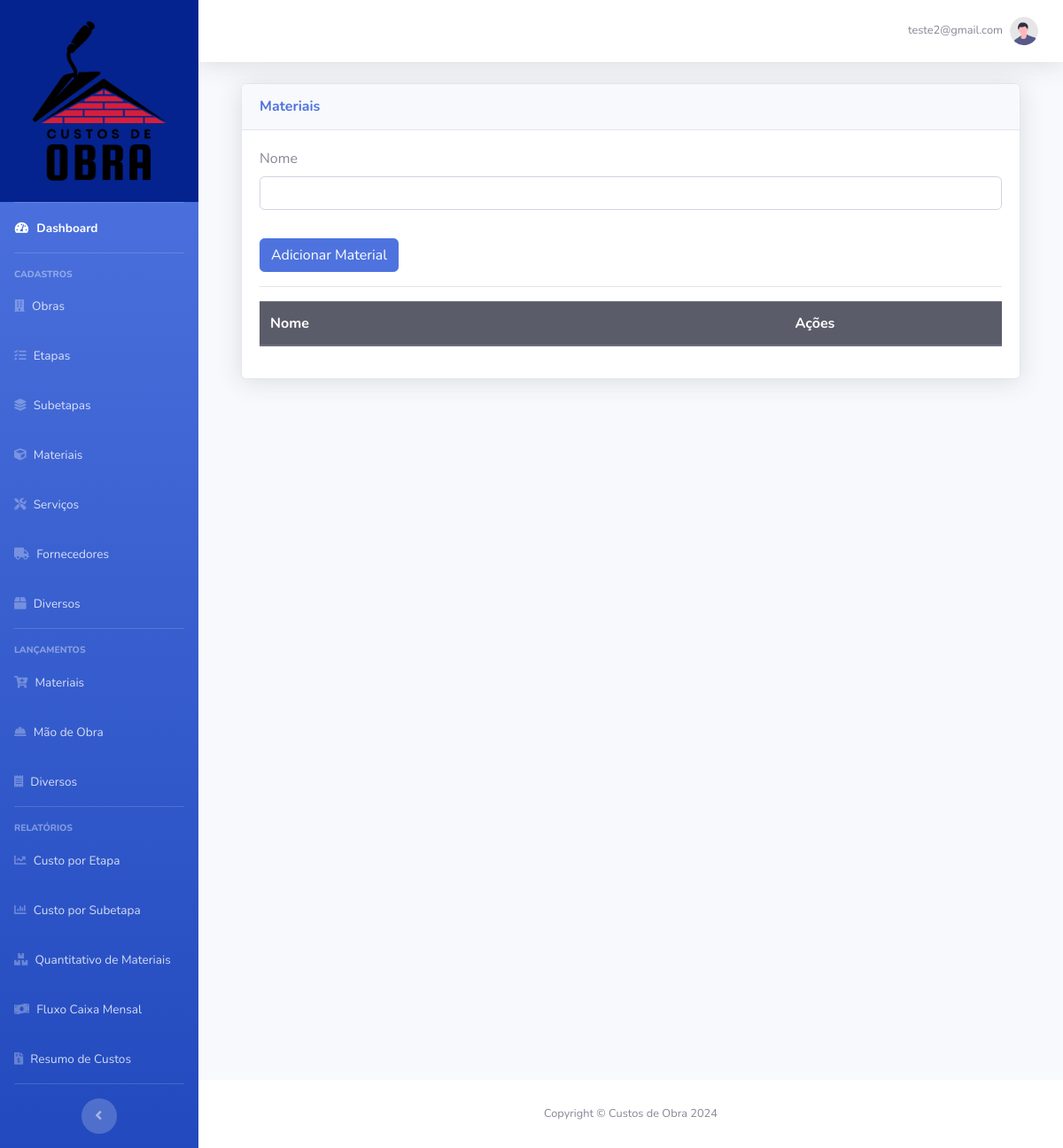
Before: /cadastro/materiais (signed in) with the older database file.
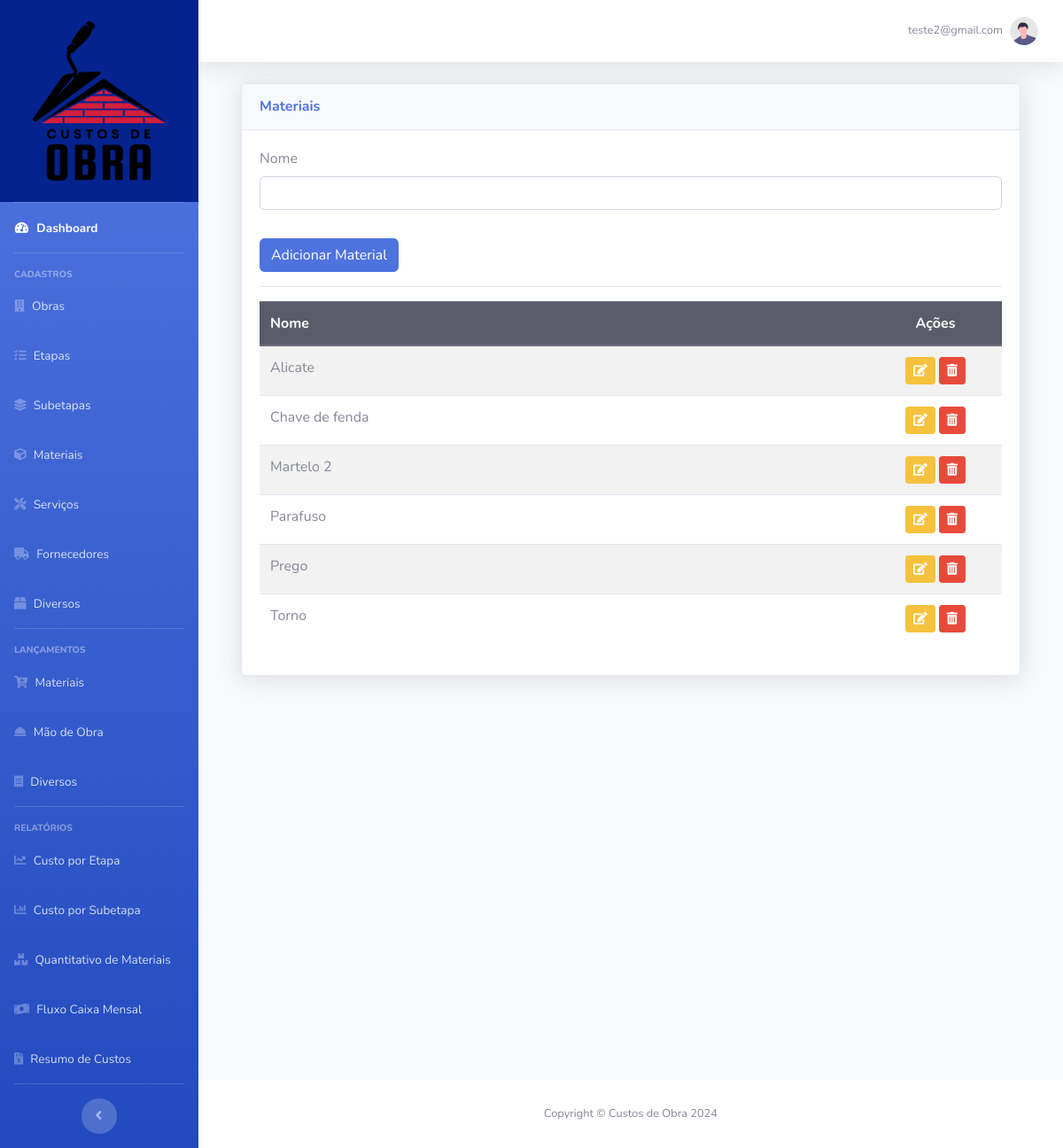
After: the same page with the newer database file.
### base_dir/models.py (models this page shows)
class Materiais(db.Model):
    id = db.Column(db.Integer, primary_key=True)
    nome = db.Column(db.String(60), nullable=False)
    usuario_id = db.Column(db.Integer, db.ForeignKey("usuario.id"), nullable=False)

### base_dir/routes.py (the view, shortened to what this page needs)
@app.route("/cadastro/materiais", methods=["GET", "POST"])
@login_required
def materiais():
    form_materiais = FormMateriais()
    usuario = current_user
    materiais_ordenados = sorted(usuario.materiais, key=lambda item: item.nome.lower())
    material_id = request.form.get("material_id")
    action = request.form.get("action")
    return render_template(
        "materiais.html",
        form_materiais=form_materiais,
        usuario=usuario,
        materiais=materiais_ordenados,
    )

### base_dir/forms.py
class FormMateriais(FlaskForm):
    nome = StringField("Nome", validators=[DataRequired()])
    botao = SubmitField("Adicionar Material")

### base_dir/models.py (called while the page is built)
@login_manager.user_loader
def load_usuario(id_usuario):
    return Usuario.query.get(id_usuario)

### base_dir/templates/materiais.html (shortened to what this page needs)
{% extends 'base.html' %}
{% block body %}
<div class="container-fluid">
   <div class="row">
      <div class="col-lg-12">
         <div class="card shadow mb-4">
            <div class="card-header py-3">
               <h6 class="m-0 font-weight-bold text-primary">Materiais</h6>
            </div>
            <div class="card-body">
               <form method="POST" action="" id="MateriaisForm" class="w-100">
                  <div class="form-group">
                     {{ form_materiais.nome.label(class="form-control-label") }}
                     {% if form_materiais.nome.errors %}
                     {{ form_materiais.nome(class="form-control is-invalid", id="input_nome") }}
                     <div class="invalid-feedback">
                        {% for erro in form_materiais.nome.errors %}
                        {{ erro }}
                        {% endfor %}
                     </div>
                     {% else %}
                     {{ form_materiais.nome(class="form-control", id="input_nome") }}
                     {% endif %}
                  </div>
                  {{ form_materiais.botao(class="btn btn-primary mt-3") }}
               </form>
               <hr>
               <div class="table-responsive">
                  <table class="table table-striped">
                     <thead class="thead-dark">
                        <tr>
                           <th scope="col">Nome</th>
                           <th scope="col" class="text-center">Ações</th>
                        </tr>
                     </thead>
                     <tbody>
                        {% for material in materiais %}
                        <tr>
                           <td>{{ material.nome.capitalize() }}</td>
                           <td class="text-center" style="width: 150px;">
                              <a href="{{ url_for('materiaiseditar', material_id=material.id) }}"
                                 class="btn btn-sm btn-warning">
                                 <i class="fas fa-edit"></i>
                              </a>
                              <form action="{{ url_for('materiais') }}" method="POST" class="d-inline"
                                 onsubmit="return confirmAndDisableButton(this, '{{ material.nome }}');">
                                 <button type="submit" class="btn btn-sm btn-danger">
                                    <i class="fas fa-trash-alt"></i>
                                 </button>
                              </form>
                           </td>
                        </tr>
                        {% endfor %}
                     </tbody>
                  </table>
               </div>
            </div>
         </div>
      </div>
   </div>
</div>
{% endblock %}

Changed rows visible on the page:
added Materiais: nome "Alicate"
added Materiais: nome "Chave de fenda"
added Materiais: nome "Martelo 2"
added Materiais: nome "Parafuso"
added Materiais: nome "Prego"
added Materiais: nome "Torno"
